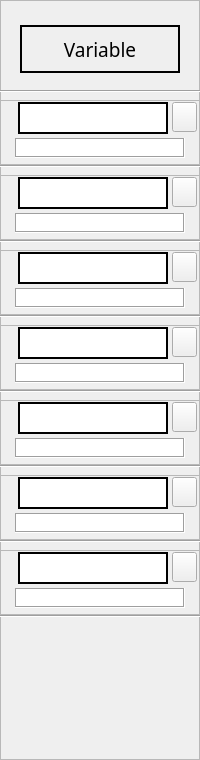
   <widget class="QFrame" name="varArea">
    <property name="geometry">
     <rect>
      <x>1085</x>
      <y>0</y>
      <width>200</width>
      <height>760</height>
     </rect>
    </property>
    <property name="font">
     <font>
      <family>Adobe Arabic</family>
      <pointsize>16</pointsize>
     </font>
    </property>
    <property name="frameShape">
     <enum>QFrame::StyledPanel</enum>
    </property>
    <property name="frameShadow">
     <enum>QFrame::Raised</enum>
    </property>
    <property name="lineWidth">
     <number>2</number>
    </property>
    <widget class="QFrame" name="var01">
     <property name="geometry">
      <rect>
       <x>0</x>
       <y>100</y>
       <width>200</width>
       <height>65</height>
      </rect>
     </property>
     <property name="frameShape">
      <enum>QFrame::StyledPanel</enum>
     </property>
     <property name="frameShadow">
      <enum>QFrame::Raised</enum>
     </property>
     <widget class="QTextEdit" name="varText1">
      <property name="geometry">
       <rect>
        <x>18</x>
        <y>2</y>
        <width>150</width>
        <height>32</height>
       </rect>
      </property>
      <property name="font">
       <font>
        <family>Adobe Arabic</family>
        <pointsize>16</pointsize>
       </font>
      </property>
      <property name="frameShape">
       <enum>QFrame::Box</enum>
      </property>
      <property name="frameShadow">
       <enum>QFrame::Plain</enum>
      </property>
      <property name="lineWidth">
       <number>2</number>
      </property>
      <property name="midLineWidth">
       <number>0</number>
      </property>
      <property name="verticalScrollBarPolicy">
       <enum>Qt::ScrollBarAlwaysOff</enum>
      </property>
      <property name="horizontalScrollBarPolicy">
       <enum>Qt::ScrollBarAlwaysOff</enum>
      </property>
      <property name="lineWrapMode">
       <enum>QTextEdit::NoWrap</enum>
      </property>
      <property name="lineWrapColumnOrWidth">
       <number>0</number>
      </property>
      <property name="html">
       <string>&lt;!DOCTYPE HTML PUBLIC &quot;-//W3C//DTD HTML 4.0//EN&quot; &quot;http://www.w3.org/TR/REC-html40/strict.dtd&quot;&gt;
&lt;html&gt;&lt;head&gt;&lt;meta name=&quot;qrichtext&quot; content=&quot;1&quot; /&gt;&lt;meta charset=&quot;utf-8&quot; /&gt;&lt;style type=&quot;text/css&quot;&gt;
p, li { white-space: pre-wrap; }
&lt;/style&gt;&lt;/head&gt;&lt;body style=&quot; font-family:'Adobe Arabic'; font-size:16pt; font-weight:400; font-style:normal;&quot;&gt;
&lt;p style=&quot;-qt-paragraph-type:empty; margin-top:0px; margin-bottom:0px; margin-left:0px; margin-right:0px; -qt-block-indent:0; text-indent:0px; font-family:'Adobe Arabic','Adobe Arabic'; font-size:18pt;&quot;&gt;&lt;br /&gt;&lt;/p&gt;&lt;/body&gt;&lt;/html&gt;</string>
      </property>
     </widget>
     <widget class="QTextBrowser" name="warnText1">
      <property name="geometry">
       <rect>
        <x>15</x>
        <y>38</y>
        <width>170</width>
        <height>20</height>
       </rect>
      </property>
      <property name="font">
       <font>
        <family>微軟正黑體</family>
        <pointsize>9</pointsize>
       </font>
      </property>
      <property name="frameShape">
       <enum>QFrame::Box</enum>
      </property>
      <property name="verticalScrollBarPolicy">
       <enum>Qt::ScrollBarAlwaysOff</enum>
      </property>
      <property name="horizontalScrollBarPolicy">
       <enum>Qt::ScrollBarAlwaysOff</enum>
      </property>
      <property name="sizeAdjustPolicy">
       <enum>QAbstractScrollArea::AdjustIgnored</enum>
      </property>
      <property name="lineWrapMode">
       <enum>QTextEdit::NoWrap</enum>
      </property>
      <property name="html">
       <string>&lt;!DOCTYPE HTML PUBLIC &quot;-//W3C//DTD HTML 4.0//EN&quot; &quot;http://www.w3.org/TR/REC-html40/strict.dtd&quot;&gt;
&lt;html&gt;&lt;head&gt;&lt;meta name=&quot;qrichtext&quot; content=&quot;1&quot; /&gt;&lt;meta charset=&quot;utf-8&quot; /&gt;&lt;style type=&quot;text/css&quot;&gt;
p, li { white-space: pre-wrap; }
&lt;/style&gt;&lt;/head&gt;&lt;body style=&quot; font-family:'微軟正黑體'; font-size:9pt; font-weight:400; font-style:normal;&quot;&gt;
&lt;p style=&quot;-qt-paragraph-type:empty; margin-top:0px; margin-bottom:0px; margin-left:0px; margin-right:0px; -qt-block-indent:0; text-indent:0px; font-family:'微軟正黑體','Adobe Arabic'; font-size:10pt;&quot;&gt;&lt;br /&gt;&lt;/p&gt;&lt;/body&gt;&lt;/html&gt;</string>
      </property>
     </widget>
     <widget class="QPushButton" name="clear1">
      <property name="geometry">
       <rect>
        <x>172</x>
        <y>2</y>
        <width>25</width>
        <height>30</height>
       </rect>
      </property>
      <property name="focusPolicy">
       <enum>Qt::NoFocus</enum>
      </property>
      <property name="text">
       <string/>
      </property>
      <property name="icon">
       <iconset resource="res.qrc">
        <normaloff>:/clear.ico</normaloff>:/clear.ico</iconset>
      </property>
     </widget>
    </widget>
    <widget class="QFrame" name="var02">
     <property name="geometry">
      <rect>
       <x>0</x>
       <y>175</y>
       <width>200</width>
       <height>65</height>
      </rect>
     </property>
     <property name="frameShape">
      <enum>QFrame::StyledPanel</enum>
     </property>
     <property name="frameShadow">
      <enum>QFrame::Raised</enum>
     </property>
     <widget class="QTextEdit" name="varText2">
      <property name="geometry">
       <rect>
        <x>18</x>
        <y>2</y>
        <width>150</width>
        <height>32</height>
       </rect>
      </property>
      <property name="font">
       <font>
        <family>Adobe Arabic</family>
        <pointsize>16</pointsize>
       </font>
      </property>
      <property name="frameShape">
       <enum>QFrame::Box</enum>
      </property>
      <property name="frameShadow">
       <enum>QFrame::Plain</enum>
      </property>
      <property name="lineWidth">
       <number>2</number>
      </property>
      <property name="verticalScrollBarPolicy">
       <enum>Qt::ScrollBarAlwaysOff</enum>
      </property>
      <property name="horizontalScrollBarPolicy">
       <enum>Qt::ScrollBarAlwaysOff</enum>
      </property>
      <property name="lineWrapMode">
       <enum>QTextEdit::NoWrap</enum>
      </property>
     </widget>
     <widget class="QTextBrowser" name="warnText2">
      <property name="geometry">
       <rect>
        <x>15</x>
        <y>38</y>
        <width>170</width>
        <height>20</height>
       </rect>
      </property>
      <property name="font">
       <font>
        <family>微軟正黑體</family>
        <pointsize>9</pointsize>
       </font>
      </property>
      <property name="frameShape">
       <enum>QFrame::Box</enum>
      </property>
      <property name="verticalScrollBarPolicy">
       <enum>Qt::ScrollBarAlwaysOff</enum>
      </property>
      <property name="horizontalScrollBarPolicy">
       <enum>Qt::ScrollBarAlwaysOff</enum>
      </property>
      <property name="sizeAdjustPolicy">
       <enum>QAbstractScrollArea::AdjustIgnored</enum>
      </property>
      <property name="lineWrapMode">
       <enum>QTextEdit::NoWrap</enum>
      </property>
      <property name="html">
       <string>&lt;!DOCTYPE HTML PUBLIC &quot;-//W3C//DTD HTML 4.0//EN&quot; &quot;http://www.w3.org/TR/REC-html40/strict.dtd&quot;&gt;
&lt;html&gt;&lt;head&gt;&lt;meta name=&quot;qrichtext&quot; content=&quot;1&quot; /&gt;&lt;meta charset=&quot;utf-8&quot; /&gt;&lt;style type=&quot;text/css&quot;&gt;
p, li { white-space: pre-wrap; }
&lt;/style&gt;&lt;/head&gt;&lt;body style=&quot; font-family:'微軟正黑體'; font-size:9pt; font-weight:400; font-style:normal;&quot;&gt;
&lt;p style=&quot;-qt-paragraph-type:empty; margin-top:0px; margin-bottom:0px; margin-left:0px; margin-right:0px; -qt-block-indent:0; text-indent:0px; font-family:'微軟正黑體','Adobe Arabic'; font-size:10pt;&quot;&gt;&lt;br /&gt;&lt;/p&gt;&lt;/body&gt;&lt;/html&gt;</string>
      </property>
     </widget>
     <widget class="QPushButton" name="clear2">
      <property name="geometry">
       <rect>
        <x>172</x>
        <y>2</y>
        <width>25</width>
        <height>30</height>
       </rect>
      </property>
      <property name="focusPolicy">
       <enum>Qt::NoFocus</enum>
      </property>
      <property name="text">
       <string/>
      </property>
      <property name="icon">
       <iconset resource="res.qrc">
        <normaloff>:/clear.ico</normaloff>:/clear.ico</iconset>
      </property>
     </widget>
    </widget>
    <widget class="QFrame" name="var03">
     <property name="geometry">
      <rect>
       <x>0</x>
       <y>250</y>
       <width>200</width>
       <height>65</height>
      </rect>
     </property>
     <property name="frameShape">
      <enum>QFrame::StyledPanel</enum>
     </property>
     <property name="frameShadow">
      <enum>QFrame::Raised</enum>
     </property>
     <widget class="QTextEdit" name="varText3">
      <property name="geometry">
       <rect>
        <x>18</x>
        <y>2</y>
        <width>150</width>
        <height>32</height>
       </rect>
      </property>
      <property name="font">
       <font>
        <family>Adobe Arabic</family>
        <pointsize>16</pointsize>
       </font>
      </property>
      <property name="frameShape">
       <enum>QFrame::Box</enum>
      </property>
      <property name="frameShadow">
       <enum>QFrame::Plain</enum>
      </property>
      <property name="lineWidth">
       <number>2</number>
      </property>
      <property name="verticalScrollBarPolicy">
       <enum>Qt::ScrollBarAlwaysOff</enum>
      </property>
      <property name="horizontalScrollBarPolicy">
       <enum>Qt::ScrollBarAlwaysOff</enum>
      </property>
      <property name="lineWrapMode">
       <enum>QTextEdit::NoWrap</enum>
      </property>
     </widget>
     <widget class="QTextBrowser" name="warnText3">
      <property name="geometry">
       <rect>
        <x>15</x>
        <y>38</y>
        <width>170</width>
        <height>20</height>
       </rect>
      </property>
      <property name="font">
       <font>
        <family>微軟正黑體</family>
        <pointsize>9</pointsize>
       </font>
      </property>
      <property name="frameShape">
       <enum>QFrame::Box</enum>
      </property>
      <property name="verticalScrollBarPolicy">
       <enum>Qt::ScrollBarAlwaysOff</enum>
      </property>
      <property name="horizontalScrollBarPolicy">
       <enum>Qt::ScrollBarAlwaysOff</enum>
      </property>
      <property name="sizeAdjustPolicy">
       <enum>QAbstractScrollArea::AdjustIgnored</enum>
      </property>
      <property name="lineWrapMode">
       <enum>QTextEdit::NoWrap</enum>
      </property>
      <property name="html">
       <string>&lt;!DOCTYPE HTML PUBLIC &quot;-//W3C//DTD HTML 4.0//EN&quot; &quot;http://www.w3.org/TR/REC-html40/strict.dtd&quot;&gt;
&lt;html&gt;&lt;head&gt;&lt;meta name=&quot;qrichtext&quot; content=&quot;1&quot; /&gt;&lt;meta charset=&quot;utf-8&quot; /&gt;&lt;style type=&quot;text/css&quot;&gt;
p, li { white-space: pre-wrap; }
&lt;/style&gt;&lt;/head&gt;&lt;body style=&quot; font-family:'微軟正黑體'; font-size:9pt; font-weight:400; font-style:normal;&quot;&gt;
&lt;p style=&quot;-qt-paragraph-type:empty; margin-top:0px; margin-bottom:0px; margin-left:0px; margin-right:0px; -qt-block-indent:0; text-indent:0px; font-family:'微軟正黑體','Adobe Arabic'; font-size:10pt;&quot;&gt;&lt;br /&gt;&lt;/p&gt;&lt;/body&gt;&lt;/html&gt;</string>
      </property>
     </widget>
     <widget class="QPushButton" name="clear3">
      <property name="geometry">
       <rect>
        <x>172</x>
        <y>2</y>
        <width>25</width>
        <height>30</height>
       </rect>
      </property>
      <property name="focusPolicy">
       <enum>Qt::NoFocus</enum>
      </property>
      <property name="text">
       <string/>
      </property>
      <property name="icon">
       <iconset resource="res.qrc">
        <normaloff>:/clear.ico</normaloff>:/clear.ico</iconset>
      </property>
     </widget>
    </widget>
    <widget class="QFrame" name="var04">
     <property name="geometry">
      <rect>
       <x>0</x>
       <y>325</y>
       <width>200</width>
       <height>65</height>
      </rect>
     </property>
     <property name="frameShape">
      <enum>QFrame::StyledPanel</enum>
     </property>
     <property name="frameShadow">
      <enum>QFrame::Raised</enum>
     </property>
     <widget class="QTextEdit" name="varText4">
      <property name="geometry">
       <rect>
        <x>18</x>
        <y>2</y>
        <width>150</width>
        <height>32</height>
       </rect>
      </property>
      <property name="font">
       <font>
        <family>Adobe Arabic</family>
        <pointsize>16</pointsize>
       </font>
      </property>
      <property name="frameShape">
       <enum>QFrame::Box</enum>
      </property>
      <property name="frameShadow">
       <enum>QFrame::Plain</enum>
      </property>
      <property name="lineWidth">
       <number>2</number>
      </property>
      <property name="verticalScrollBarPolicy">
       <enum>Qt::ScrollBarAlwaysOff</enum>
      </property>
      <property name="horizontalScrollBarPolicy">
       <enum>Qt::ScrollBarAlwaysOff</enum>
      </property>
      <property name="lineWrapMode">
       <enum>QTextEdit::NoWrap</enum>
      </property>
     </widget>
     <widget class="QTextBrowser" name="warnText4">
      <property name="geometry">
       <rect>
        <x>15</x>
        <y>38</y>
        <width>170</width>
        <height>20</height>
       </rect>
      </property>
      <property name="font">
       <font>
        <family>微軟正黑體</family>
        <pointsize>9</pointsize>
       </font>
      </property>
      <property name="frameShape">
       <enum>QFrame::Box</enum>
      </property>
      <property name="verticalScrollBarPolicy">
       <enum>Qt::ScrollBarAlwaysOff</enum>
      </property>
      <property name="horizontalScrollBarPolicy">
       <enum>Qt::ScrollBarAlwaysOff</enum>
      </property>
      <property name="sizeAdjustPolicy">
       <enum>QAbstractScrollArea::AdjustIgnored</enum>
      </property>
      <property name="lineWrapMode">
       <enum>QTextEdit::NoWrap</enum>
      </property>
      <property name="html">
       <string>&lt;!DOCTYPE HTML PUBLIC &quot;-//W3C//DTD HTML 4.0//EN&quot; &quot;http://www.w3.org/TR/REC-html40/strict.dtd&quot;&gt;
&lt;html&gt;&lt;head&gt;&lt;meta name=&quot;qrichtext&quot; content=&quot;1&quot; /&gt;&lt;meta charset=&quot;utf-8&quot; /&gt;&lt;style type=&quot;text/css&quot;&gt;
p, li { white-space: pre-wrap; }
&lt;/style&gt;&lt;/head&gt;&lt;body style=&quot; font-family:'微軟正黑體'; font-size:9pt; font-weight:400; font-style:normal;&quot;&gt;
&lt;p style=&quot;-qt-paragraph-type:empty; margin-top:0px; margin-bottom:0px; margin-left:0px; margin-right:0px; -qt-block-indent:0; text-indent:0px; font-family:'微軟正黑體','Adobe Arabic'; font-size:10pt;&quot;&gt;&lt;br /&gt;&lt;/p&gt;&lt;/body&gt;&lt;/html&gt;</string>
      </property>
     </widget>
     <widget class="QPushButton" name="clear4">
      <property name="geometry">
       <rect>
        <x>172</x>
        <y>2</y>
        <width>25</width>
        <height>30</height>
       </rect>
      </property>
      <property name="focusPolicy">
       <enum>Qt::NoFocus</enum>
      </property>
      <property name="text">
       <string/>
      </property>
      <property name="icon">
       <iconset resource="res.qrc">
        <normaloff>:/clear.ico</normaloff>:/clear.ico</iconset>
      </property>
     </widget>
    </widget>
    <widget class="QFrame" name="var05">
     <property name="geometry">
      <rect>
       <x>0</x>
       <y>400</y>
       <width>200</width>
       <height>65</height>
      </rect>
     </property>
     <property name="frameShape">
      <enum>QFrame::StyledPanel</enum>
     </property>
     <property name="frameShadow">
      <enum>QFrame::Raised</enum>
     </property>
     <widget class="QTextEdit" name="varText5">
      <property name="geometry">
       <rect>
        <x>18</x>
        <y>2</y>
        <width>150</width>
        <height>32</height>
       </rect>
      </property>
      <property name="font">
       <font>
        <family>Adobe Arabic</family>
        <pointsize>16</pointsize>
       </font>
      </property>
      <property name="frameShape">
       <enum>QFrame::Box</enum>
      </property>
      <property name="frameShadow">
       <enum>QFrame::Plain</enum>
      </property>
      <property name="lineWidth">
       <number>2</number>
      </property>
      <property name="verticalScrollBarPolicy">
       <enum>Qt::ScrollBarAlwaysOff</enum>
      </property>
      <property name="horizontalScrollBarPolicy">
       <enum>Qt::ScrollBarAlwaysOff</enum>
      </property>
      <property name="lineWrapMode">
       <enum>QTextEdit::NoWrap</enum>
      </property>
     </widget>
     <widget class="QTextBrowser" name="warnText5">
      <property name="geometry">
       <rect>
        <x>15</x>
        <y>38</y>
        <width>170</width>
        <height>20</height>
       </rect>
      </property>
      <property name="font">
       <font>
        <family>微軟正黑體</family>
        <pointsize>9</pointsize>
       </font>
      </property>
      <property name="frameShape">
       <enum>QFrame::Box</enum>
      </property>
      <property name="verticalScrollBarPolicy">
       <enum>Qt::ScrollBarAlwaysOff</enum>
      </property>
      <property name="horizontalScrollBarPolicy">
       <enum>Qt::ScrollBarAlwaysOff</enum>
      </property>
      <property name="sizeAdjustPolicy">
       <enum>QAbstractScrollArea::AdjustIgnored</enum>
      </property>
      <property name="lineWrapMode">
       <enum>QTextEdit::NoWrap</enum>
      </property>
      <property name="html">
       <string>&lt;!DOCTYPE HTML PUBLIC &quot;-//W3C//DTD HTML 4.0//EN&quot; &quot;http://www.w3.org/TR/REC-html40/strict.dtd&quot;&gt;
&lt;html&gt;&lt;head&gt;&lt;meta name=&quot;qrichtext&quot; content=&quot;1&quot; /&gt;&lt;meta charset=&quot;utf-8&quot; /&gt;&lt;style type=&quot;text/css&quot;&gt;
p, li { white-space: pre-wrap; }
&lt;/style&gt;&lt;/head&gt;&lt;body style=&quot; font-family:'微軟正黑體'; font-size:9pt; font-weight:400; font-style:normal;&quot;&gt;
&lt;p style=&quot;-qt-paragraph-type:empty; margin-top:0px; margin-bottom:0px; margin-left:0px; margin-right:0px; -qt-block-indent:0; text-indent:0px; font-family:'微軟正黑體','Adobe Arabic'; font-size:10pt;&quot;&gt;&lt;br /&gt;&lt;/p&gt;&lt;/body&gt;&lt;/html&gt;</string>
      </property>
     </widget>
     <widget class="QPushButton" name="clear5">
      <property name="geometry">
       <rect>
        <x>172</x>
        <y>2</y>
        <width>25</width>
        <height>30</height>
       </rect>
      </property>
      <property name="focusPolicy">
       <enum>Qt::NoFocus</enum>
      </property>
      <property name="text">
       <string/>
      </property>
      <property name="icon">
       <iconset resource="res.qrc">
        <normaloff>:/clear.ico</normaloff>:/clear.ico</iconset>
      </property>
     </widget>
    </widget>
    <widget class="QFrame" name="var06">
     <property name="geometry">
      <rect>
       <x>0</x>
       <y>475</y>
       <width>200</width>
       <height>65</height>
      </rect>
     </property>
     <property name="frameShape">
      <enum>QFrame::StyledPanel</enum>
     </property>
     <property name="frameShadow">
      <enum>QFrame::Raised</enum>
     </property>
     <widget class="QTextEdit" name="varText6">
      <property name="geometry">
       <rect>
        <x>18</x>
        <y>2</y>
        <width>150</width>
        <height>32</height>
       </rect>
      </property>
      <property name="font">
       <font>
        <family>Adobe Arabic</family>
        <pointsize>16</pointsize>
       </font>
      </property>
      <property name="frameShape">
       <enum>QFrame::Box</enum>
      </property>
      <property name="frameShadow">
       <enum>QFrame::Plain</enum>
      </property>
      <property name="lineWidth">
       <number>2</number>
      </property>
      <property name="verticalScrollBarPolicy">
       <enum>Qt::ScrollBarAlwaysOff</enum>
      </property>
      <property name="horizontalScrollBarPolicy">
       <enum>Qt::ScrollBarAlwaysOff</enum>
      </property>
      <property name="lineWrapMode">
       <enum>QTextEdit::NoWrap</enum>
      </property>
     </widget>
     <widget class="QTextBrowser" name="warnText6">
      <property name="geometry">
       <rect>
        <x>15</x>
        <y>38</y>
        <width>170</width>
        <height>20</height>
       </rect>
      </property>
      <property name="font">
       <font>
        <family>微軟正黑體</family>
        <pointsize>9</pointsize>
       </font>
      </property>
      <property name="frameShape">
       <enum>QFrame::Box</enum>
      </property>
      <property name="verticalScrollBarPolicy">
       <enum>Qt::ScrollBarAlwaysOff</enum>
      </property>
      <property name="horizontalScrollBarPolicy">
       <enum>Qt::ScrollBarAlwaysOff</enum>
      </property>
      <property name="sizeAdjustPolicy">
       <enum>QAbstractScrollArea::AdjustIgnored</enum>
      </property>
      <property name="lineWrapMode">
       <enum>QTextEdit::NoWrap</enum>
      </property>
      <property name="html">
       <string>&lt;!DOCTYPE HTML PUBLIC &quot;-//W3C//DTD HTML 4.0//EN&quot; &quot;http://www.w3.org/TR/REC-html40/strict.dtd&quot;&gt;
&lt;html&gt;&lt;head&gt;&lt;meta name=&quot;qrichtext&quot; content=&quot;1&quot; /&gt;&lt;meta charset=&quot;utf-8&quot; /&gt;&lt;style type=&quot;text/css&quot;&gt;
p, li { white-space: pre-wrap; }
&lt;/style&gt;&lt;/head&gt;&lt;body style=&quot; font-family:'微軟正黑體'; font-size:9pt; font-weight:400; font-style:normal;&quot;&gt;
&lt;p style=&quot;-qt-paragraph-type:empty; margin-top:0px; margin-bottom:0px; margin-left:0px; margin-right:0px; -qt-block-indent:0; text-indent:0px; font-family:'微軟正黑體','Adobe Arabic'; font-size:10pt;&quot;&gt;&lt;br /&gt;&lt;/p&gt;&lt;/body&gt;&lt;/html&gt;</string>
      </property>
     </widget>
     <widget class="QPushButton" name="clear6">
      <property name="geometry">
       <rect>
        <x>172</x>
        <y>2</y>
        <width>25</width>
        <height>30</height>
       </rect>
      </property>
      <property name="focusPolicy">
       <enum>Qt::NoFocus</enum>
      </property>
      <property name="text">
       <string/>
      </property>
      <property name="icon">
       <iconset resource="res.qrc">
        <normaloff>:/clear.ico</normaloff>:/clear.ico</iconset>
      </property>
     </widget>
    </widget>
    <widget class="QFrame" name="var07">
     <property name="geometry">
      <rect>
       <x>0</x>
       <y>550</y>
       <width>200</width>
       <height>65</height>
      </rect>
     </property>
     <property name="frameShape">
      <enum>QFrame::StyledPanel</enum>
     </property>
     <property name="frameShadow">
      <enum>QFrame::Raised</enum>
     </property>
     <widget class="QTextEdit" name="varText7">
      <property name="geometry">
       <rect>
        <x>18</x>
        <y>2</y>
        <width>150</width>
        <height>32</height>
       </rect>
      </property>
      <property name="font">
       <font>
        <family>Adobe Arabic</family>
        <pointsize>16</pointsize>
       </font>
      </property>
      <property name="frameShape">
       <enum>QFrame::Box</enum>
      </property>
      <property name="frameShadow">
       <enum>QFrame::Plain</enum>
      </property>
      <property name="lineWidth">
       <number>2</number>
      </property>
      <property name="verticalScrollBarPolicy">
       <enum>Qt::ScrollBarAlwaysOff</enum>
      </property>
      <property name="horizontalScrollBarPolicy">
       <enum>Qt::ScrollBarAlwaysOff</enum>
      </property>
      <property name="lineWrapMode">
       <enum>QTextEdit::NoWrap</enum>
      </property>
     </widget>
     <widget class="QTextBrowser" name="warnText7">
      <property name="geometry">
       <rect>
        <x>15</x>
        <y>38</y>
        <width>170</width>
        <height>20</height>
       </rect>
      </property>
      <property name="font">
       <font>
        <family>微軟正黑體</family>
        <pointsize>9</pointsize>
       </font>
      </property>
      <property name="frameShape">
       <enum>QFrame::Box</enum>
      </property>
      <property name="verticalScrollBarPolicy">
       <enum>Qt::ScrollBarAlwaysOff</enum>
      </property>
      <property name="horizontalScrollBarPolicy">
       <enum>Qt::ScrollBarAlwaysOff</enum>
      </property>
      <property name="sizeAdjustPolicy">
       <enum>QAbstractScrollArea::AdjustIgnored</enum>
      </property>
      <property name="lineWrapMode">
       <enum>QTextEdit::NoWrap</enum>
      </property>
      <property name="html">
       <string>&lt;!DOCTYPE HTML PUBLIC &quot;-//W3C//DTD HTML 4.0//EN&quot; &quot;http://www.w3.org/TR/REC-html40/strict.dtd&quot;&gt;
&lt;html&gt;&lt;head&gt;&lt;meta name=&quot;qrichtext&quot; content=&quot;1&quot; /&gt;&lt;meta charset=&quot;utf-8&quot; /&gt;&lt;style type=&quot;text/css&quot;&gt;
p, li { white-space: pre-wrap; }
&lt;/style&gt;&lt;/head&gt;&lt;body style=&quot; font-family:'微軟正黑體'; font-size:9pt; font-weight:400; font-style:normal;&quot;&gt;
&lt;p style=&quot;-qt-paragraph-type:empty; margin-top:0px; margin-bottom:0px; margin-left:0px; margin-right:0px; -qt-block-indent:0; text-indent:0px; font-family:'微軟正黑體','Adobe Arabic'; font-size:10pt;&quot;&gt;&lt;br /&gt;&lt;/p&gt;&lt;/body&gt;&lt;/html&gt;</string>
      </property>
     </widget>
     <widget class="QPushButton" name="clear7">
      <property name="geometry">
       <rect>
        <x>172</x>
        <y>2</y>
        <width>25</width>
        <height>30</height>
       </rect>
      </property>
      <property name="focusPolicy">
       <enum>Qt::NoFocus</enum>
      </property>
      <property name="text">
       <string/>
      </property>
      <property name="icon">
       <iconset resource="res.qrc">
        <normaloff>:/clear.ico</normaloff>:/clear.ico</iconset>
      </property>
     </widget>
    </widget>
    <widget class="QLabel" name="VarTitle">
     <property name="geometry">
      <rect>
       <x>20</x>
       <y>25</y>
       <width>160</width>
       <height>48</height>
      </rect>
     </property>
     <property name="font">
      <font>
       <family>微軟正黑體</family>
       <pointsize>14</pointsize>
      </font>
     </property>
     <property name="autoFillBackground">
      <bool>false</bool>
     </property>
     <property name="frameShape">
      <enum>QFrame::Box</enum>
     </property>
     <property name="lineWidth">
      <number>2</number>
     </property>
     <property name="text">
      <string>Variable</string>
     </property>
     <property name="alignment">
      <set>Qt::AlignCenter</set>
     </property>
    </widget>
    <widget class="Line" name="line_2">
     <property name="geometry">
      <rect>
       <x>0</x>
       <y>165</y>
       <width>250</width>
       <height>3</height>
      </rect>
     </property>
     <property name="orientation">
      <enum>Qt::Horizontal</enum>
     </property>
    </widget>
    <widget class="Line" name="line_3">
     <property name="geometry">
      <rect>
       <x>0</x>
       <y>240</y>
       <width>250</width>
       <height>3</height>
      </rect>
     </property>
     <property name="orientation">
      <enum>Qt::Horizontal</enum>
     </property>
    </widget>
    <widget class="Line" name="line_4">
     <property name="geometry">
      <rect>
       <x>0</x>
       <y>315</y>
       <width>250</width>
       <height>3</height>
      </rect>
     </property>
     <property name="orientation">
      <enum>Qt::Horizontal</enum>
     </property>
    </widget>
    <widget class="Line" name="line_5">
     <property name="geometry">
      <rect>
       <x>0</x>
       <y>390</y>
       <width>250</width>
       <height>3</height>
      </rect>
     </property>
     <property name="orientation">
      <enum>Qt::Horizontal</enum>
     </property>
    </widget>
    <widget class="Line" name="line_6">
     <property name="geometry">
      <rect>
       <x>0</x>
       <y>465</y>
       <width>250</width>
       <height>3</height>
      </rect>
     </property>
     <property name="orientation">
      <enum>Qt::Horizontal</enum>
     </property>
    </widget>
    <widget class="Line" name="line_7">
     <property name="geometry">
      <rect>
       <x>0</x>
       <y>540</y>
       <width>250</width>
       <height>3</height>
      </rect>
     </property>
     <property name="orientation">
      <enum>Qt::Horizontal</enum>
     </property>
    </widget>
    <widget class="Line" name="line_8">
     <property name="geometry">
      <rect>
       <x>0</x>
       <y>615</y>
       <width>250</width>
       <height>3</height>
      </rect>
     </property>
     <property name="orientation">
      <enum>Qt::Horizontal</enum>
     </property>
    </widget>
    <widget class="Line" name="line_9">
     <property name="geometry">
      <rect>
       <x>0</x>
       <y>90</y>
       <width>250</width>
       <height>3</height>
      </rect>
     </property>
     <property name="orientation">
      <enum>Qt::Horizontal</enum>
     </property>
    </widget>
   </widget>
